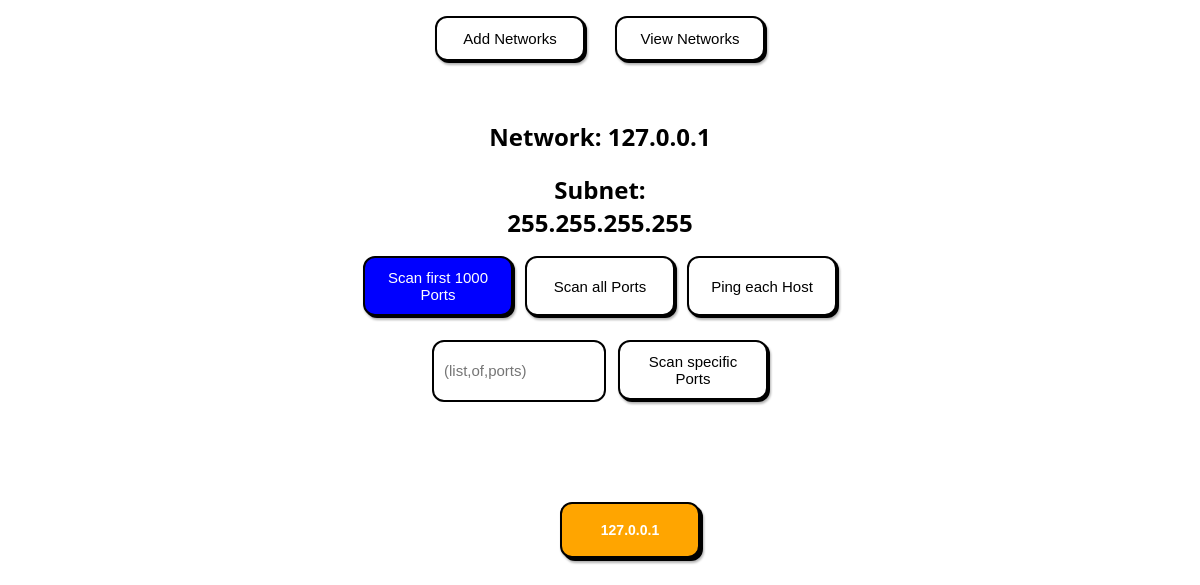
The app's page /network/2, older data.
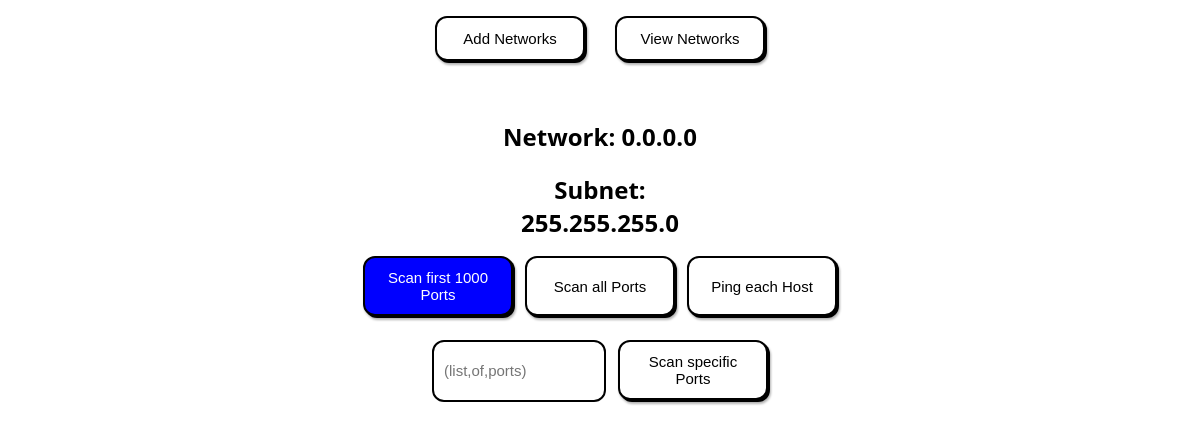
The same page, newer data.
### app/models/network.py (models this page shows)
class Network(db.Model):
    __tablename__ = 'networks'
    id = db.Column(db.Integer, primary_key=True, nullable=False, index=True)
    ip = db.Column(db.String, nullable=False)
    subnet = db.Column(db.String)
    hosts = db.relationship('Host', back_populates='network',
                            cascade='all, delete-orphan')

### app/models/host.py (models this page shows)
class Host(db.Model):
    __tablename__ = 'hosts'
    id = db.Column(db.Integer, primary_key=True, nullable=False, index=True)
    ip = db.Column(db.String, nullable=False)
    network_id = db.Column(db.Integer, db.ForeignKey("networks.id"),
                           nullable=False)
    network = db.relationship('Network', back_populates='hosts')
    ports = db.relationship('Port', back_populates='host',
                            cascade='all, delete-orphan')

### app/routes/network_routes.py (the view)
@network_blueprint.route('/network/<id>')
def serve_network(id):
    id_as_string = validate(str(id)) # validate User-Input
    try:
        network_id = int(id_as_string)
    except ValueError:
        return 'Invalid id', 400
    network = get_network_by_id(network_id)
    if not network:
        return 'Network not found', 404
    return render_template('network.html', network=network)

### app/repositories/network_repository.py (called while the page is built)
def get_network_by_id(id):
    network = Network.query.filter(Network.id == id).first()
    return network

### app/utils.py (called while the page is built)
def validate(text: str):
    output: str = text # make a local instance for changes
    for character in ('"<>|\\&(){}[];:' + "'"):
        if character in output:
            output = output.replace(character, '\\' + character) # escape characters
    return output

### app/templates/network.html (shortened to what this page needs)
{% extends 'base.html' %}
{% block head %}
<link rel="stylesheet" href="{{ url_for('static', filename='css/network.css') }}">
{% endblock %}
{% block body %}
<section>
    <article>
        <h1>Network: {{network.ip}}</h1>
        <h2>Subnet: {{network.subnet}}</h2>
    </article>
    <div class="scan_options" id="Scan_Options">
        <button class='primary' onclick="scan('{{network.id}}', '1000')">Scan first 1000 Ports</button>
        <button onclick="scan('{{network.id}}', 'all')">Scan all Ports</button>
        <button onclick="scan('{{network.id}}', 'ping')">Ping each Host</button>
        <input placeholder="(list,of,ports)" id="specific">
        <button onclick="scan('{{network.id}}', 'specific')">Scan specific Ports</button>
    </div>
    <div class="host_list">
        {% for host in network.hosts %}
                <button class="host" onclick="redirect('/host/{{host.id}}')">{{host.ip}}</button>
        {% endfor %}
    </div>
    <br>
    <br>
</section>
{% endblock %}

Row changes from the older to the newer data that the page shows:
no longer on this page (row edited): Host: ip "127.0.0.1"
changed Network: ip "127.0.0.1" → "0.0.0.0"; subnet "255.255.255.255" → "255.255.255.0"
